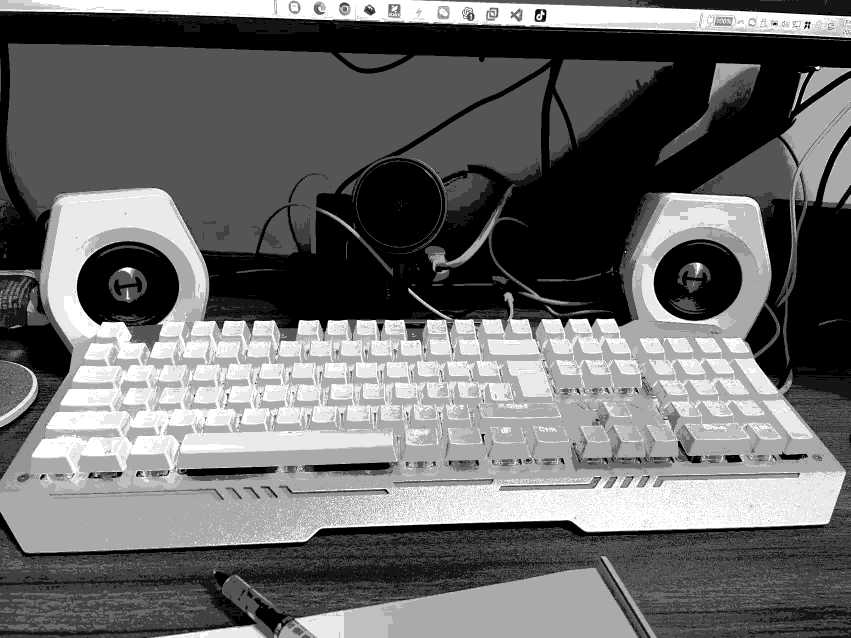
#> input picture week01/02_bayer/output/raw10_unpacked.png, 1702 x 1276 px (shown at 1/2 size)
$ python raw10_packing.py
#> lines starting #> are read from the running program, lines starting #| are printed output that depends on the picture
"""实验 3：RAW10 Packing / Unpacking（MIPI CSI-2 格式）

为什么需要 packing：
RAW10 每像素 10 bit。如果简单用 uint16 存，每像素浪费 6 bit，
MIPI CSI-2 上的真实做法是把 4 个像素压进 5 个字节：

    4 pixels × 10 bit = 40 bit = 5 bytes

每个像素变成 1.25 bytes，比 uint16 (2 bytes) 节省 37.5%。

本文件实现 MIPI CSI-2 RAW10 的 packed 布局：

    byte0 = P0[9:2]   （P0 高 8 位）
    byte1 = P1[9:2]
    byte2 = P2[9:2]
    byte3 = P3[9:2]
    byte4 = P3[1:0] << 6 | P2[1:0] << 4 | P1[1:0] << 2 | P0[1:0]
            （4 个像素的低 2 位，从高位到低位按 P3 P2 P1 P0 排列）

注意：这只是 MIPI 的字节布局之一（对应 MEDIA_BUS_FMT_SRGGB10_1X10 中的
1X10，即 1 像素对应 1 个 10-bit word）。Packing 的"总账"永远一样：
4 × 10 bit = 40 bit = 5 bytes。

用法：
    python raw10_packing.py
读取 output/bayer_raw10.raw，输出：
    output/bayer_raw10_packed.raw   (packed 字节流)
并做 round-trip 验证。
"""

from pathlib import Path

import cv2
import numpy as np

HERE = Path(__file__).resolve().parent
OUTPUT_DIR = HERE / "output"


# ---------------------------------------------------------------- scalar 版
# 可读的逐像素实现，用于讲清楚字节布局，也作为 vectorized 版的对照。

def pack4_mipi(p0: int, p1: int, p2: int, p3: int) -> bytes:
    """把 4 个 10-bit 像素 (0~1023) 打包成 5 bytes。"""
    for p in (p0, p1, p2, p3):
        assert 0 <= p < 1024, f"像素值超出 10-bit 范围: {p}"
    b0 = (p0 >> 2) & 0xFF
    b1 = (p1 >> 2) & 0xFF
    b2 = (p2 >> 2) & 0xFF
    b3 = (p3 >> 2) & 0xFF
    b4 = ((p3 & 0x3) << 6) | ((p2 & 0x3) << 4) | ((p1 & 0x3) << 2) | (p0 & 0x3)
    return bytes([b0, b1, b2, b3, b4])


def unpack4_mipi(data: bytes) -> tuple:
    """把 5 bytes 解包回 4 个 10-bit 像素。"""
    assert len(data) == 5, "RAW10 packed 单元必须是 5 bytes"
    b0, b1, b2, b3, b4 = data
    p0 = (b0 << 2) | (b4 & 0x3)
    p1 = (b1 << 2) | ((b4 >> 2) & 0x3)
    p2 = (b2 << 2) | ((b4 >> 4) & 0x3)
    p3 = (b3 << 2) | ((b4 >> 6) & 0x3)
    return p0, p1, p2, p3


# ------------------------------------------------------------ vectorized 版
# 用 numpy 对整个图像（甚至整个帧）做打包/解包。

def pack_raw10_mipi(raw10: np.ndarray) -> np.ndarray:
    """uint16 数组 (H, W) -> packed 字节数组 (H, W//4*5)。

    每行按 4 像素一组；行宽不足 4 的倍数时先补 0
    （真实 Sensor 的 line width 也会按 MIPI 对齐要求做填充）。
    """
    h, w = raw10.shape
    w_pad = (w + 3) // 4 * 4
    padded = np.zeros((h, w_pad), dtype=np.uint16)
    padded[:, :w] = raw10

    groups = padded.reshape(h, w_pad // 4, 4)  # 每 4 像素一组

    hi = (groups >> 2).astype(np.uint8)        # 每像素高 8 位 -> 4 个字节
    lo = groups & 0x3                          # 每像素低 2 位
    lsb_byte = ((lo[:, :, 3] << 6) | (lo[:, :, 2] << 4)
                | (lo[:, :, 1] << 2) | lo[:, :, 0])  # 第 5 个字节

    packed = np.dstack([hi, lsb_byte[..., None]]).reshape(h, w_pad // 4 * 5)
    return packed.astype(np.uint8)


def unpack_raw10_mipi(packed: np.ndarray, width: int) -> np.ndarray:
    """packed 字节数组 (H, W//4*5) -> uint16 数组 (H, width)。

    解包不需要知道对齐宽度，只需要知道图像真实宽度 width。
    """
    h = packed.shape[0]
    groups = packed.reshape(h, packed.shape[1] // 5, 5)

    hi = groups[:, :, :4].astype(np.uint16) << 2   # 高 8 位左移 2 位
    b4 = groups[:, :, 4]                           # 低 2 位所在的第 5 字节
    lo = np.dstack([b4 & 0x3, (b4 >> 2) & 0x3, (b4 >> 4) & 0x3, (b4 >> 6) & 0x3])

    pixels = (hi + lo).reshape(h, -1)
    return pixels[:, :width]


# ------------------------------------------------------------------- 测试

def test_scalar_roundtrip() -> None:
    print("== 测试 1: 手算示例 ==")
    demo = [1023, 0, 682, 341]   # 0x3FF, 0x000, 0x2AA, 0x155
    packed = pack4_mipi(*demo)
    print(f"  pixels: {demo}")
    print(f"  packed: {packed.hex(' ').upper()}  (期望 FF 00 AA 55 63)")
    assert packed == bytes([0xFF, 0x00, 0xAA, 0x55, 0x63])
    assert unpack4_mipi(packed) == tuple(demo)
    print("  unpack: OK")

    print("\n== 测试 2: 边界值 ==")
    for case in [(0, 0, 0, 0), (1023, 1023, 1023, 1023), (1, 2, 3, 4)]:
        assert unpack4_mipi(pack4_mipi(*case)) == case
    print("  0x000/0x3FF/1,2,3,4 round-trip: OK")

    print("\n== 测试 3: 0~1023 全值域 round-trip ==")
    rng = np.random.default_rng(42)
    vals = rng.permutation(1024)              # 打乱顺序覆盖所有值
    for i in range(0, 1024, 4):
        group = tuple(int(v) for v in vals[i:i+4])
        assert unpack4_mipi(pack4_mipi(*group)) == group
    print("  全部 1024 个值 round-trip: OK")


def test_image_roundtrip(raw10: np.ndarray) -> np.ndarray:
    h, w = raw10.shape
    print("\n== 测试 4: 整幅图 pack/unpack ==")

    packed = pack_raw10_mipi(raw10)
    print(f"  uint16 未打包 : {w*h*2:>8} bytes  (2.00 bytes/px)")
    print(f"  RAW10 packed  : {packed.size:>8} bytes  "
          f"({packed.size/(w*h):.2f} bytes/px)")

    # vectorized 版与 scalar 版交叉验证（取左上角前 100 组）
    for i in range(0, 100 * 4, 4):
        row = packed[0]
        sc = pack4_mipi(*[int(v) for v in raw10[0, i:i+4]])
        assert (row[i // 4 * 5:(i // 4 + 1) * 5] == np.frombuffer(sc, np.uint8)).all()
    print("  vectorized 版与 scalar 版逐字节一致: OK")

    restored = unpack_raw10_mipi(packed, w)
    assert np.array_equal(restored, raw10), "整幅图 round-trip 不一致！"
    print("  整幅图 round-trip: OK, 数据完全一致")
    return packed


def main() -> None:
    test_scalar_roundtrip()

    # 真实系统中，分辨率由驱动 / V4L2 格式配置告知接收端；
    # 这里用 16-bit PNG 作为带尺寸信息的容器来读取。
    png_path = OUTPUT_DIR / "raw10_unpacked.png"
    if not png_path.exists():
        raise SystemExit("找不到 output/raw10_unpacked.png，请先运行 generate_raw10.py")
    raw10 = cv2.imread(str(png_path), cv2.IMREAD_UNCHANGED).astype(np.uint16)
#> raw10 is the input picture: shape (1276, 1702) uint16; min 0, max 1020, mean 437.6

    packed = test_image_roundtrip(raw10)
#> in pack_raw10_mipi, `padded[:, :w] = raw10`:
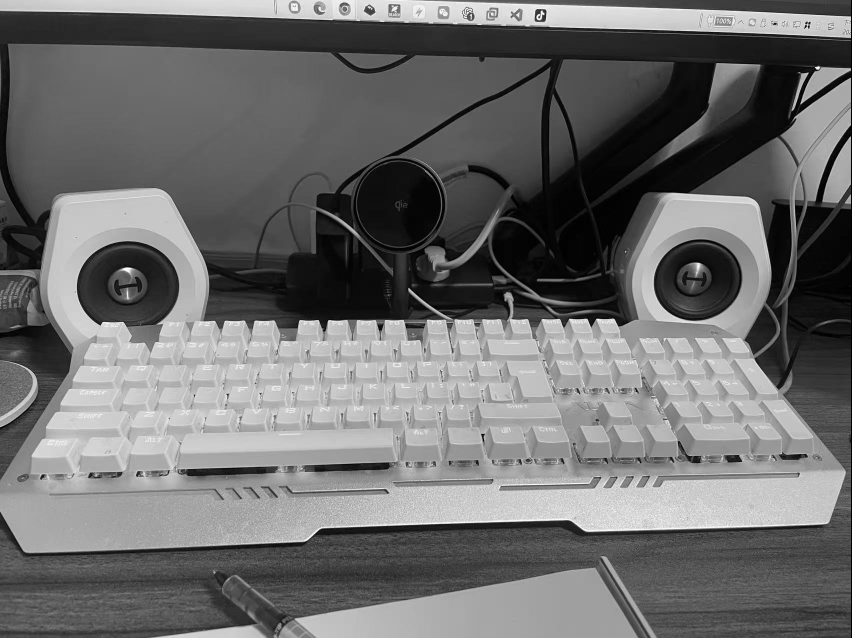
#> padded: shape (1276, 1704) uint16 (shown at 1/2 size); min 0, max 1020, mean 437.1; drawn with min black and max white
#> in pack_raw10_mipi, `groups = padded.reshape(h, w_pad // 4, 4)`:
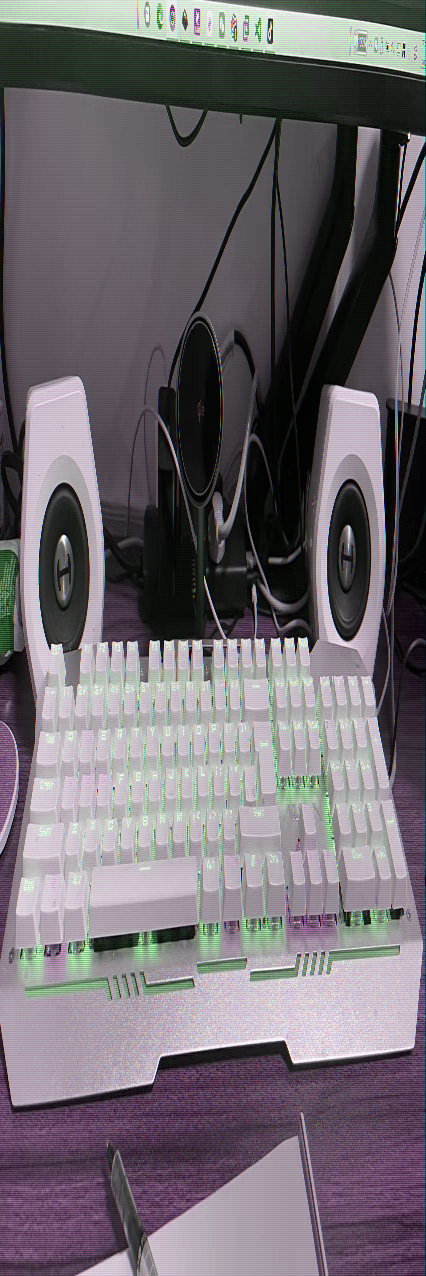
#> groups: shape (1276, 426, 4) uint16; mean of channels 0, 1, 2, 3 450.1, 424.8, 449.4, 424.2; drawn with min black and max white
#> in pack_raw10_mipi, `lo = groups & 0x3`: lo: shape (1276, 426, 4) uint16; every value is 0
#> in pack_raw10_mipi, `lsb_byte = ((lo[:, :, 3] << 6) | (lo[:, :, 2] << 4) | (lo[:, :, 1] << ..`: lsb_byte: shape (1276, 426) uint16; every value is 0
#> in pack_raw10_mipi, `packed = np.dstack([hi, lsb_byte[..., None]]).reshape(h, w_pad // 4 * 5)`:
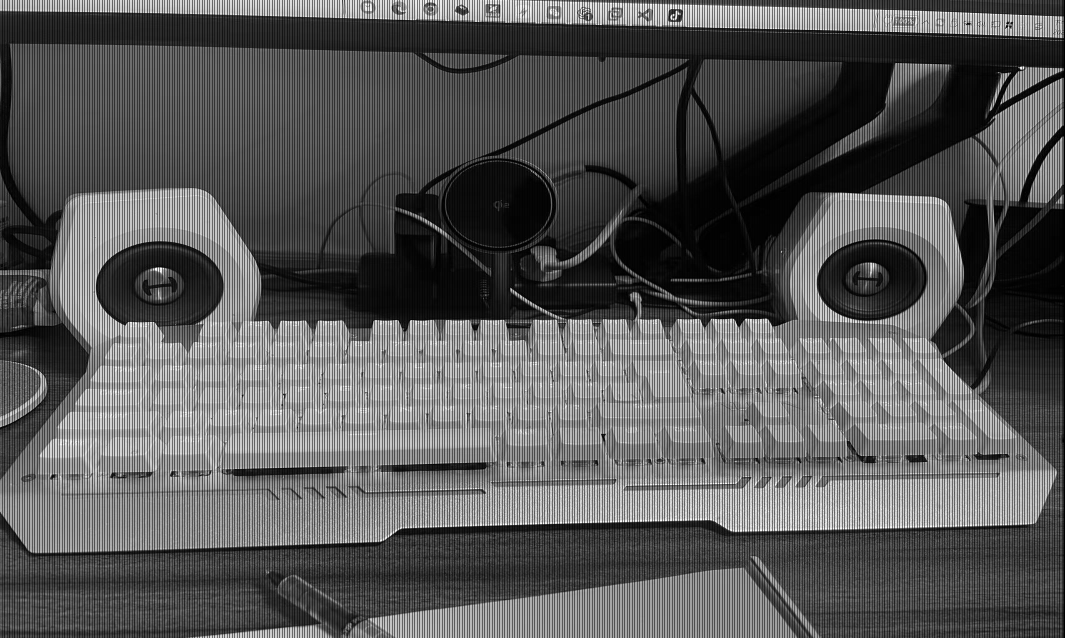
#> packed: shape (1276, 2130) uint16 (shown at 1/2 size); min 0, max 255, mean 87.4
#|   uint16 未打包 :  4343504 bytes  (2.00 bytes/px)
#|   RAW10 packed  :  2717880 bytes  (1.25 bytes/px)
#> in unpack_raw10_mipi, `b4 = groups[:, :, 4]`: b4: shape (1276, 426); every value is 0
#> in unpack_raw10_mipi, `lo = np.dstack([b4 & 0x3, (b4 >> 2) & 0x3, (b4 >> 4) & 0x3, (b4 >> 6) ..`: lo: shape (1276, 426, 4); every value is 0

    packed_path = OUTPUT_DIR / "bayer_raw10_packed.raw"
    packed.tofile(packed_path)
#> (the run stopped early here; a loop or call above may not have finished)
